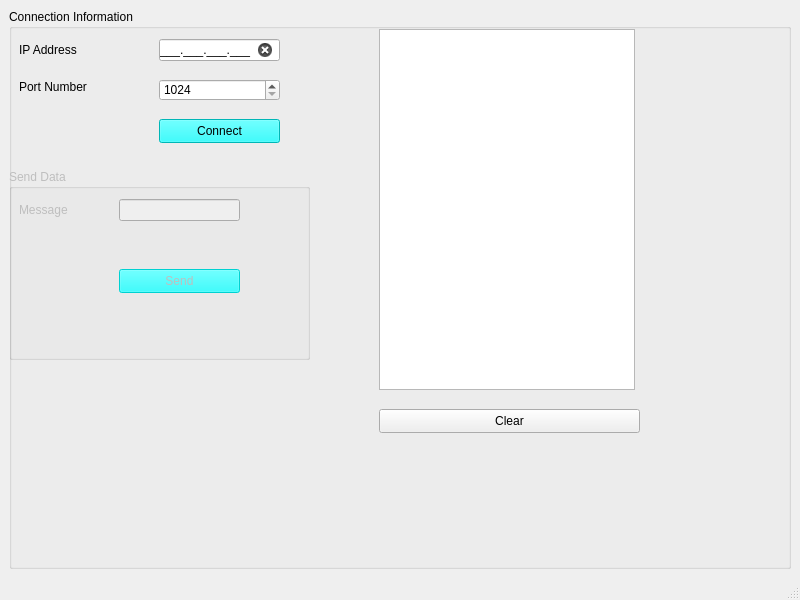
<?xml version="1.0" encoding="UTF-8"?>
<ui version="4.0">
 <class>MainWindow</class>
 <widget class="QMainWindow" name="MainWindow">
  <property name="geometry">
   <rect>
    <x>0</x>
    <y>0</y>
    <width>800</width>
    <height>600</height>
   </rect>
  </property>
  <property name="windowTitle">
   <string>MainWindow</string>
  </property>
  <property name="styleSheet">
   <string notr="true">#InIPAddress[state=&quot;0&quot;]{
background-color: rgb(255, 0, 0);
}
#InIPAddress[state=&quot;1&quot;]{
	background-color: rgb(85, 255, 0);
}</string>
  </property>
  <property name="state" stdset="0">
   <string>1</string>
  </property>
  <widget class="QWidget" name="centralwidget">
   <layout class="QGridLayout" name="gridLayout">
    <item row="0" column="0">
     <widget class="QGroupBox" name="groupBox">
      <property name="title">
       <string>Connection Information</string>
      </property>
      <widget class="QLabel" name="label">
       <property name="geometry">
        <rect>
         <x>10</x>
         <y>30</y>
         <width>61</width>
         <height>21</height>
        </rect>
       </property>
       <property name="text">
        <string>IP Address</string>
       </property>
      </widget>
      <widget class="QLabel" name="label_2">
       <property name="geometry">
        <rect>
         <x>10</x>
         <y>70</y>
         <width>81</width>
         <height>16</height>
        </rect>
       </property>
       <property name="text">
        <string>Port Number</string>
       </property>
      </widget>
      <widget class="QLineEdit" name="InIPAddress">
       <property name="geometry">
        <rect>
         <x>150</x>
         <y>30</y>
         <width>121</width>
         <height>22</height>
        </rect>
       </property>
       <property name="inputMask">
        <string>000.000.000.000;_</string>
       </property>
       <property name="text">
        <string>...</string>
       </property>
       <property name="clearButtonEnabled">
        <bool>true</bool>
       </property>
       <property name="state" stdset="0">
        <string/>
       </property>
      </widget>
      <widget class="QSpinBox" name="spnPort">
       <property name="geometry">
        <rect>
         <x>150</x>
         <y>70</y>
         <width>121</width>
         <height>22</height>
        </rect>
       </property>
       <property name="minimum">
        <number>1024</number>
       </property>
       <property name="maximum">
        <number>66535</number>
       </property>
      </widget>
      <widget class="QPushButton" name="Button_Connect">
       <property name="geometry">
        <rect>
         <x>150</x>
         <y>110</y>
         <width>121</width>
         <height>24</height>
        </rect>
       </property>
       <property name="styleSheet">
        <string notr="true">background-color: rgb(0, 255, 255);</string>
       </property>
       <property name="text">
        <string>Connect</string>
       </property>
      </widget>
      <widget class="QListWidget" name="lstConsole">
       <property name="geometry">
        <rect>
         <x>370</x>
         <y>20</y>
         <width>256</width>
         <height>361</height>
        </rect>
       </property>
      </widget>
      <widget class="QPushButton" name="pushButton">
       <property name="geometry">
        <rect>
         <x>370</x>
         <y>400</y>
         <width>261</width>
         <height>24</height>
        </rect>
       </property>
       <property name="text">
        <string>Clear</string>
       </property>
      </widget>
      <widget class="QGroupBox" name="Group_Send_Data">
       <property name="enabled">
        <bool>false</bool>
       </property>
       <property name="geometry">
        <rect>
         <x>0</x>
         <y>160</y>
         <width>301</width>
         <height>191</height>
        </rect>
       </property>
       <property name="title">
        <string>Send Data</string>
       </property>
       <widget class="QLabel" name="label_3">
        <property name="geometry">
         <rect>
          <x>10</x>
          <y>30</y>
          <width>61</width>
          <height>21</height>
         </rect>
        </property>
        <property name="text">
         <string>Message</string>
        </property>
       </widget>
       <widget class="QLineEdit" name="InMessage">
        <property name="geometry">
         <rect>
          <x>110</x>
          <y>30</y>
          <width>121</width>
          <height>22</height>
         </rect>
        </property>
        <property name="inputMask">
         <string/>
        </property>
        <property name="text">
         <string/>
        </property>
        <property name="clearButtonEnabled">
         <bool>true</bool>
        </property>
        <property name="state" stdset="0">
         <string/>
        </property>
       </widget>
       <widget class="QPushButton" name="Button_Send">
        <property name="geometry">
         <rect>
          <x>110</x>
          <y>100</y>
          <width>121</width>
          <height>24</height>
         </rect>
        </property>
        <property name="styleSheet">
         <string notr="true">background-color: rgb(0, 255, 255);</string>
        </property>
        <property name="text">
         <string>Send</string>
        </property>
       </widget>
      </widget>
     </widget>
    </item>
   </layout>
  </widget>
  <widget class="QMenuBar" name="menubar">
   <property name="geometry">
    <rect>
     <x>0</x>
     <y>0</y>
     <width>800</width>
     <height>22</height>
    </rect>
   </property>
  </widget>
  <widget class="QStatusBar" name="statusbar"/>
 </widget>
 <resources/>
 <connections>
  <connection>
   <sender>pushButton</sender>
   <signal>clicked()</signal>
   <receiver>lstConsole</receiver>
   <slot>clear()</slot>
   <hints>
    <hint type="sourcelabel">
     <x>520</x>
     <y>449</y>
    </hint>
    <hint type="destinationlabel">
     <x>498</x>
     <y>391</y>
    </hint>
   </hints>
  </connection>
 </connections>
</ui>
